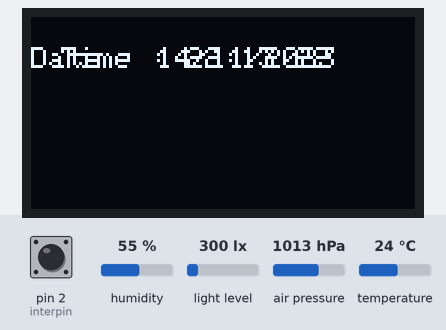
The sketch below on a simulated Arduino Uno, built with avr-gcc and run on an emulated ATmega328P. On the bench: 128×64 one-colour display. The test bench sets the inputs (shaded band); at power-on: pin 2 (interpin) HIGH, humidity 55 %, light level 300 lx, air pressure 1013 hPa, temperature 24 °C. The local clock reads 2024-03-15 10:24:30 at power-on unless the sketch sets it; what the sketch prints to the serial monitor is not drawn.

Above: at 2.3 s.
At 13.3 s:
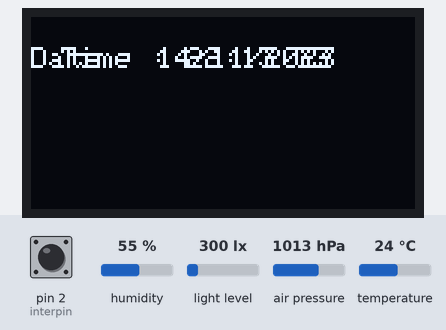
At 20.6 s:
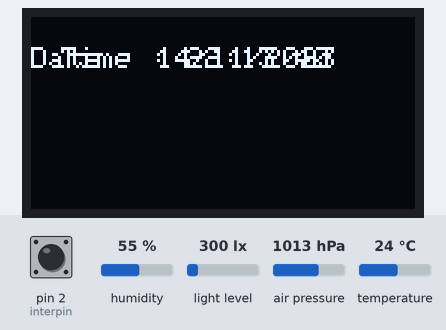
At 21.2 s:
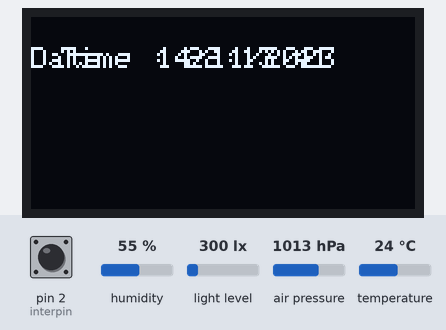
At 34.2 s:
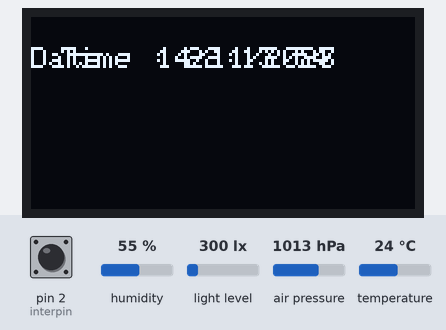

Measured:
- what the display in image 1 shows lasts 1.2 s, from 13.3 s to 14.5 s
- what the display in image 2 shows lasts 0.6 s, from 20.6 s to 21.2 s

The sketch:

weather_station_sketch_oled.ino
```cpp
// Missing sketch lines
#include <LiquidCrystal.h>
#include <RTClib.h>
#include <DHT.h>
#include <Adafruit_BMP085.h>
#include <Adafruit_SSD1306.h>
#include <BH1750.h>

//LiquidCrystal_I2C lcd(0x20,20,4);
Adafruit_BMP085 bmp;
RTC_DS3231 rtc;
BH1750 lightMeter;

char daysOfTheWeek[7][12] = {"Sunday", "Monday", "Tuesday", "Wednesday", "Thursday", "Friday", "Saturday"};


unsigned long startTime;
unsigned long endTime;

// Setup the OLED display
#define OLED_WIDTH 128
#define OLED_HEIGHT 64

Adafruit_SSD1306 display(OLED_WIDTH, OLED_HEIGHT, &Wire, 1);


#define DHTPIN 3
#define DHTTYPE DHT11
DHT dht(DHTPIN, DHTTYPE);


const byte interpin=2;
volatile unsigned long sTime=0;
unsigned long dataTimer=0;
volatile float pulseTime=0;
volatile float culPulseTime=0;
volatile bool startt =true;
volatile unsigned int avgWindCount=0;
float aSetting=60.0;
float aWSpeed;

float pres;
float lux;
float h;
float t;
float pa;

void setup()
{
   Serial.begin(9600);
 //lcd.init();
 //lcd.backlight();
  display.begin(SSD1306_SWITCHCAPVCC, OLED_HEIGHT);
  display.clearDisplay();
  display.setTextSize(1);
  display.setTextColor(WHITE);


  Wire.begin();
  lightMeter.begin();
  Serial.println(F("BH1750 Test"));


  if (! rtc.begin()) {
    Serial.println("Couldn't find RTC");
    while (1);
  }

  if (!bmp.begin()) {
  Serial.println("Could not find a valid BMP085 sensor, check wiring!");
  while (1) {}
  }

  rtc.adjust(DateTime(__DATE__, __TIME__));


  startTime = millis();
  Serial.begin(9600);
  dht.begin();

  // Display start-up test
  if(!display.begin(SSD1306_SWITCHCAPVCC, 0x3C)) {
    Serial.println(F("OLED Failed!"));
    for(;;); // Does not loop forever
  }

  delay(2000);
  display.clearDisplay();
  display.setTextSize(1);
  display.setTextColor(WHITE);
  //lcd.begin(20, 4);
  pinMode(interpin,INPUT_PULLUP);
  attachInterrupt(interpin,anemometerISR, RISING);
  dataTimer=millis();
}

void loop()
 {
   printTime();
   printpress();
   printlux();
   printtemp();
   printwind();
   Serial.println();
   Serial.println("-----------------------");
   Serial.println();
   if(millis()-startTime < 5000){
 Display1();
 endTime = millis();}
 else
 { if (millis()-endTime < 5000)
   { Display2();}else
   {startTime = millis();}}
delay(500);}

float getAneFreq(float pTime){return(1/pTime);}
float getWindMPH(float freq){return (freq*2.4);}
float getWindKPH(float wMPH){return(wMPH*1.61);}
float getAvgWindSpeed(float cPulse,int per){
  if(per)return getWindMPH(getAneFreq((float)(cPulse/per)));
  else return 0;
   }

void anemometerISR(){
  unsigned long cTime=millis();
  if(!startt){
    pulseTime=(float)(cTime-sTime)/1000;
    culPulseTime+=pulseTime;
    avgWindCount++;
  }
  sTime=cTime;
  startt =false;
}


void printwind(){
    unsigned long rTime=millis();
    detachInterrupt(interpin);
   aWSpeed=getAvgWindSpeed(culPulseTime,avgWindCount);
    culPulseTime=0;
    avgWindCount=0;

    float aFreq=0;
    Serial.print("Aver Windspeed:");
    Serial.print(aWSpeed);
    Serial.println(" Km/H");

    startt=true;
    attachInterrupt(digitalPinToInterrupt(interpin),anemometerISR,RISING);
    dataTimer=millis();
   }


void read_time1(){
  DateTime now = rtc.now();

  //lcd.print(now.hour(), DEC);
  //lcd.print(":");
  //lcd.print(now.minute(), DEC);
  //lcd.print(":");
  //lcd.println(now.second(), DEC);
  display.print(now.hour(), DEC);
  display.print(":");
  display.print(now.minute(), DEC);
  display.print(":");
  display.println(now.second(), DEC);
  }


 void read_time2()
 {
  DateTime now = rtc.now();

  //lcd.print(now.day(), DEC);
  //lcd.print("/");
  //lcd.print(now.month(), DEC);
  //lcd.print("/");
  //lcd.println(now.year(), DEC);
  display.print(now.day(), DEC);
  display.print("/");
  display.print(now.month(), DEC);
  display.print("/");
  display.println(now.year(), DEC);
}

void printTime()
{
      DateTime now = rtc.now();
      Serial.print(now.year(), DEC);
      Serial.print('/');
      Serial.print(now.month(), DEC);
      Serial.print('/');
      Serial.print(now.day(), DEC);
      Serial.print(' ');
      Serial.print(now.hour(), DEC);
      Serial.print(':');
      Serial.print(now.minute(), DEC);
      Serial.print(':');
      Serial.print(now.second(), DEC);
      Serial.println();
  }


  void printpress()
  {
   pres = bmp.readPressure();
   pa = pres/100;
   Serial.print("Pressure:");
   Serial.print(pa);
   Serial.println(" hpa");
 }


  void printlux(){
  //int value=analogRead(A0);
  //lux=map(value,1,595,1,1000);
  lux = lightMeter.readLightLevel();
  Serial.print("LUX : ");
  Serial.print(lux);
  Serial.println(" lux");
 }


  void printtemp(){
  h = dht.readHumidity();
  t = dht.readTemperature();
  Serial.print("Humidity = ");
  Serial.print(h);
  Serial.println("%");
  Serial.print("Temperature = ");
  Serial.print(t);
  Serial.println(" C");
  }


   // Display data on the OLED Screen
   void Display1(void)
  {
    //lcd.clear();
    //lcd.setCursor(0,0);
    //lcd.print("Date : ");
    //read_time2();
    //lcd.setCursor(0,1);
    //lcd.print("Time : ");
    //read_time1();
    //lcd.setCursor(0,2);
    //lcd.print("Humidity : ");
    //lcd.print(h);
    //lcd.println("%");
    //lcd.setCursor(0,3);
    //lcd.print("Temperature : ");
    //lcd.print(t);
    //lcd.println(" C");
    display.clearDisplay();
    display.setTextSize(1);
    display.setTextColor(WHITE);
    display.setCursor(0,10);
    display.print("Date : ");
    read_time2();
    display.setCursor(10,10);
    display.print("Time : ");
    read_time1();
    //display.setCursor(20,10);
    //display.print("Humidity : ");
    //display.print(h);
    //display.print("%");
    //display.setCursor(30,10);
    //display.print("Temperature : ");
    //display.print(t);
    //display.println(" C");

    display.display();
   }

void Display2(void)
  {
    //lcd.clear();
    //lcd.setCursor(0,0);
    //lcd.print("Pres :  ");
    //lcd.print(pa);
    //lcd.println(" Pa");
    //lcd.setCursor(0,1);
    //lcd.print("Wind Speed : ");
    //lcd.print(aWSpeed);
    //lcd.println(" km/h");
    //lcd.SetCursor(0,3);
    //lcd.print("LUX :");
    //lcd.print(lux);
    //lcd.println(" lux");
    //display.clearDisplay();
    //display.setTextSize(1);
    //display.setTextColor(WHITE);
    //display.setCursor(0,10);
    //display.print("Pres :  ");
    //display.print(pa);
    //display.print(" Pa");
    //display.setCursor(10,10);
    //display.print("Wind Speed : ");
    //display.print(aWSpeed);
    //display.println(" km/h");
    //display.setCursor(20,10);
    //display.print("LUX :");
    //display.print(lux);
    //display.println(" lux");
    //display.display();
    }
```
